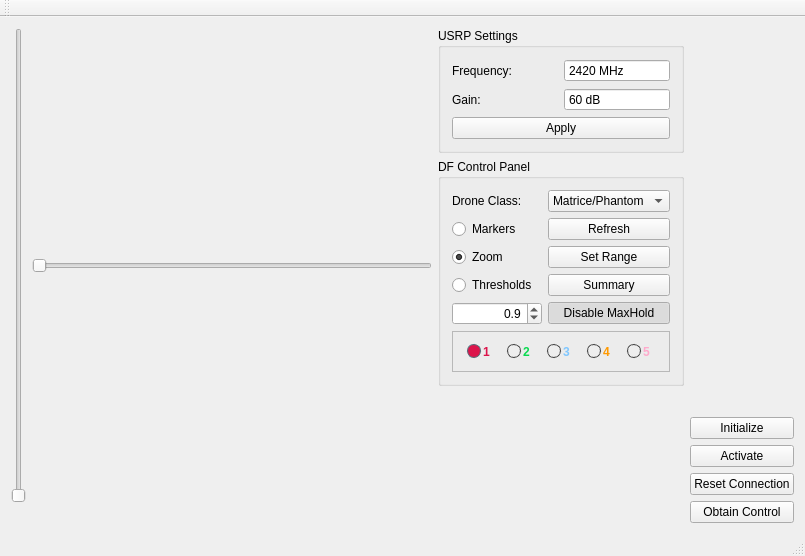
<?xml version="1.0" encoding="UTF-8"?>
<ui version="4.0">
 <class>MainView</class>
 <widget class="QMainWindow" name="MainView">
  <property name="geometry">
   <rect>
    <x>0</x>
    <y>0</y>
    <width>805</width>
    <height>556</height>
   </rect>
  </property>
  <property name="windowTitle">
   <string>MainView</string>
  </property>
  <widget class="QWidget" name="centralWidget">
   <layout class="QHBoxLayout" name="horizontalLayout">
    <item>
     <layout class="QVBoxLayout" name="analysisLayout">
      <item>
       <layout class="QVBoxLayout" name="spectrumPlotLayout"/>
      </item>
      <item>
       <layout class="QGridLayout" name="polarPlotLayout">
        <item row="0" column="1">
         <widget class="QSlider" name="slider_add">
          <property name="minimum">
           <number>40</number>
          </property>
          <property name="maximum">
           <number>500</number>
          </property>
          <property name="orientation">
           <enum>Qt::Horizontal</enum>
          </property>
          <property name="invertedAppearance">
           <bool>false</bool>
          </property>
         </widget>
        </item>
        <item row="0" column="0">
         <widget class="QSlider" name="slider_product">
          <property name="minimum">
           <number>1</number>
          </property>
          <property name="maximum">
           <number>100</number>
          </property>
          <property name="orientation">
           <enum>Qt::Vertical</enum>
          </property>
         </widget>
        </item>
       </layout>
      </item>
      <item>
       <spacer name="horizontalSpacer">
        <property name="orientation">
         <enum>Qt::Horizontal</enum>
        </property>
        <property name="sizeHint" stdset="0">
         <size>
          <width>40</width>
          <height>20</height>
         </size>
        </property>
       </spacer>
      </item>
     </layout>
    </item>
    <item>
     <layout class="QVBoxLayout" name="configLayout">
      <item>
       <widget class="QGroupBox" name="usrpBox">
        <property name="title">
         <string>USRP Settings</string>
        </property>
        <layout class="QGridLayout" name="gridLayout">
         <item row="1" column="0">
          <widget class="QLabel" name="lbl_gain">
           <property name="text">
            <string>Gain:</string>
           </property>
          </widget>
         </item>
         <item row="1" column="1">
          <widget class="QDoubleSpinBox" name="sb_gain">
           <property name="buttonSymbols">
            <enum>QAbstractSpinBox::NoButtons</enum>
           </property>
           <property name="suffix">
            <string> dB</string>
           </property>
           <property name="decimals">
            <number>0</number>
           </property>
           <property name="minimum">
            <double>1.000000000000000</double>
           </property>
           <property name="maximum">
            <double>70.000000000000000</double>
           </property>
           <property name="value">
            <double>60.000000000000000</double>
           </property>
          </widget>
         </item>
         <item row="0" column="1">
          <widget class="QDoubleSpinBox" name="sb_frequency">
           <property name="buttonSymbols">
            <enum>QAbstractSpinBox::NoButtons</enum>
           </property>
           <property name="suffix">
            <string> MHz</string>
           </property>
           <property name="decimals">
            <number>0</number>
           </property>
           <property name="minimum">
            <double>70.000000000000000</double>
           </property>
           <property name="maximum">
            <double>6000.000000000000000</double>
           </property>
           <property name="value">
            <double>2420.000000000000000</double>
           </property>
          </widget>
         </item>
         <item row="0" column="0">
          <widget class="QLabel" name="lbl_frequency">
           <property name="text">
            <string>Frequency:</string>
           </property>
          </widget>
         </item>
         <item row="2" column="0" colspan="2">
          <widget class="QPushButton" name="btn_apply">
           <property name="text">
            <string>Apply</string>
           </property>
          </widget>
         </item>
        </layout>
       </widget>
      </item>
      <item>
       <widget class="QGroupBox" name="dfControlBox">
        <property name="title">
         <string>DF Control Panel</string>
        </property>
        <layout class="QGridLayout" name="gridLayout_2">
         <item row="0" column="1">
          <widget class="QComboBox" name="cb_droneClassSelect">
           <item>
            <property name="text">
             <string>Matrice/Phantom</string>
            </property>
           </item>
           <item>
            <property name="text">
             <string>Mavic/Spark</string>
            </property>
           </item>
           <item>
            <property name="text">
             <string>Planer</string>
            </property>
           </item>
          </widget>
         </item>
         <item row="0" column="0">
          <widget class="QLabel" name="lbl_droneClassSelect">
           <property name="text">
            <string>Drone Class:</string>
           </property>
          </widget>
         </item>
         <item row="1" column="0">
          <widget class="QRadioButton" name="rb_markersMode">
           <property name="text">
            <string>Markers</string>
           </property>
           <property name="checked">
            <bool>false</bool>
           </property>
           <attribute name="buttonGroup">
            <string notr="true">bgr_modes</string>
           </attribute>
          </widget>
         </item>
         <item row="4" column="1">
          <widget class="QPushButton" name="btn_maxHold">
           <property name="text">
            <string>Disable MaxHold</string>
           </property>
           <property name="checkable">
            <bool>true</bool>
           </property>
           <property name="checked">
            <bool>true</bool>
           </property>
          </widget>
         </item>
         <item row="2" column="1">
          <widget class="QPushButton" name="btn_btnSetRange">
           <property name="text">
            <string>Set Range</string>
           </property>
          </widget>
         </item>
         <item row="2" column="0">
          <widget class="QRadioButton" name="rb_zoomMode">
           <property name="text">
            <string>Zoom</string>
           </property>
           <property name="checked">
            <bool>true</bool>
           </property>
           <attribute name="buttonGroup">
            <string notr="true">bgr_modes</string>
           </attribute>
          </widget>
         </item>
         <item row="1" column="1">
          <widget class="QPushButton" name="btn_refresh">
           <property name="text">
            <string>Refresh</string>
           </property>
          </widget>
         </item>
         <item row="6" column="0" colspan="2">
          <widget class="QFrame" name="markersFrame">
           <property name="frameShape">
            <enum>QFrame::StyledPanel</enum>
           </property>
           <property name="frameShadow">
            <enum>QFrame::Plain</enum>
           </property>
           <property name="midLineWidth">
            <number>1</number>
           </property>
           <layout class="QHBoxLayout" name="horizontalLayout_2">
            <item>
             <widget class="QRadioButton" name="rb_marker1">
              <property name="font">
               <font>
                <weight>75</weight>
                <bold>true</bold>
               </font>
              </property>
              <property name="styleSheet">
               <string notr="true">QRadioButton {
	color: #dc144b;
	padding: 1px 7px 1px 3px;
	spacing: 2px;
}

QRadioButton::indicator::unchecked {
	background-color: #EEEEEE;
	border: 1px solid #424242;
	border-radius: 7px;
}

QRadioButton::indicator::checked {
	background-color: #dc144b;
	border: 1px solid #536d79;
	border-radius: 7px;
}</string>
              </property>
              <property name="text">
               <string>1</string>
              </property>
              <property name="checked">
               <bool>true</bool>
              </property>
              <attribute name="buttonGroup">
               <string notr="true">bgr_markers</string>
              </attribute>
             </widget>
            </item>
            <item>
             <widget class="QRadioButton" name="rb_marker2">
              <property name="font">
               <font>
                <weight>75</weight>
                <bold>true</bold>
               </font>
              </property>
              <property name="styleSheet">
               <string notr="true">QRadioButton {
	color: #0bda51;
	padding: 1px 7px 1px 3px;
	spacing: 2px;
}

QRadioButton::indicator::unchecked {
	background-color: #EEEEEE;
	border: 1px solid #424242;
	border-radius: 7px;
}

QRadioButton::indicator::checked {
	background-color: #0bda51;
	border: 1px solid #536d79;
	border-radius: 7px;
}</string>
              </property>
              <property name="text">
               <string>2</string>
              </property>
              <attribute name="buttonGroup">
               <string notr="true">bgr_markers</string>
              </attribute>
             </widget>
            </item>
            <item>
             <widget class="QRadioButton" name="rb_marker3">
              <property name="font">
               <font>
                <weight>75</weight>
                <bold>true</bold>
               </font>
              </property>
              <property name="styleSheet">
               <string notr="true">QRadioButton {
	color: #7fc7ff;
	padding: 1px 7px 1px 3px;
	spacing: 2px;
}

QRadioButton::indicator::unchecked {
	background-color: #EEEEEE;
	border: 1px solid #424242;
	border-radius: 7px;
}

QRadioButton::indicator::checked {
	background-color: #7fc7ff;
	border: 1px solid #536d79;
	border-radius: 7px;
}</string>
              </property>
              <property name="text">
               <string>3</string>
              </property>
              <attribute name="buttonGroup">
               <string notr="true">bgr_markers</string>
              </attribute>
             </widget>
            </item>
            <item>
             <widget class="QRadioButton" name="rb_marker4">
              <property name="font">
               <font>
                <weight>75</weight>
                <bold>true</bold>
               </font>
              </property>
              <property name="styleSheet">
               <string notr="true">QRadioButton {
	color: #ff9900;
	padding: 1px 7px 1px 3px;
	spacing: 2px;
}

QRadioButton::indicator::unchecked {
	background-color: #EEEEEE;
	border: 1px solid #424242;
	border-radius: 7px;
}

QRadioButton::indicator::checked {
	background-color: #ff9900;
	border: 1px solid #536d79;
	border-radius: 7px;
}</string>
              </property>
              <property name="text">
               <string>4</string>
              </property>
              <attribute name="buttonGroup">
               <string notr="true">bgr_markers</string>
              </attribute>
             </widget>
            </item>
            <item>
             <widget class="QRadioButton" name="rb_marker5">
              <property name="font">
               <font>
                <weight>75</weight>
                <bold>true</bold>
               </font>
              </property>
              <property name="styleSheet">
               <string notr="true">QRadioButton {
	color: #ffaacc;
	padding: 1px 7px 1px 3px;
	spacing: 2px;
}

QRadioButton::indicator::unchecked {
	background-color: #EEEEEE;
	border: 1px solid #424242;
	border-radius: 7px;
}

QRadioButton::indicator::checked {
	background-color: #ffaacc;
	border: 1px solid #536d79;
	border-radius: 7px;
}</string>
              </property>
              <property name="text">
               <string>5</string>
              </property>
              <attribute name="buttonGroup">
               <string notr="true">bgr_markers</string>
              </attribute>
             </widget>
            </item>
           </layout>
          </widget>
         </item>
         <item row="3" column="1">
          <widget class="QPushButton" name="btn_amMode">
           <property name="text">
            <string>Summary</string>
           </property>
           <property name="checkable">
            <bool>true</bool>
           </property>
          </widget>
         </item>
         <item row="3" column="0">
          <widget class="QRadioButton" name="rb_thresholdMode">
           <property name="text">
            <string>Thresholds</string>
           </property>
           <attribute name="buttonGroup">
            <string notr="true">bgr_modes</string>
           </attribute>
          </widget>
         </item>
         <item row="4" column="0">
          <widget class="QDoubleSpinBox" name="sb_expCoeff">
           <property name="alignment">
            <set>Qt::AlignRight|Qt::AlignTrailing|Qt::AlignVCenter</set>
           </property>
           <property name="decimals">
            <number>1</number>
           </property>
           <property name="minimum">
            <double>0.100000000000000</double>
           </property>
           <property name="maximum">
            <double>1.000000000000000</double>
           </property>
           <property name="singleStep">
            <double>0.100000000000000</double>
           </property>
           <property name="value">
            <double>0.900000000000000</double>
           </property>
          </widget>
         </item>
        </layout>
       </widget>
      </item>
      <item>
       <spacer name="verticalSpacer">
        <property name="orientation">
         <enum>Qt::Vertical</enum>
        </property>
        <property name="sizeHint" stdset="0">
         <size>
          <width>20</width>
          <height>40</height>
         </size>
        </property>
       </spacer>
      </item>
     </layout>
    </item>
    <item>
     <layout class="QVBoxLayout" name="aircraftLayout">
      <item>
       <spacer name="verticalSpacer_2">
        <property name="orientation">
         <enum>Qt::Vertical</enum>
        </property>
        <property name="sizeHint" stdset="0">
         <size>
          <width>20</width>
          <height>40</height>
         </size>
        </property>
       </spacer>
      </item>
      <item>
       <widget class="QPushButton" name="btn_testInit">
        <property name="text">
         <string>Initialize</string>
        </property>
       </widget>
      </item>
      <item>
       <widget class="QPushButton" name="btn_testActivate">
        <property name="text">
         <string>Activate</string>
        </property>
       </widget>
      </item>
      <item>
       <widget class="QPushButton" name="btn_testReset">
        <property name="text">
         <string>Reset Connection</string>
        </property>
       </widget>
      </item>
      <item>
       <widget class="QPushButton" name="btn_testControl">
        <property name="text">
         <string>Obtain Control</string>
        </property>
       </widget>
      </item>
     </layout>
    </item>
   </layout>
  </widget>
  <widget class="QMenuBar" name="menuBar">
   <property name="geometry">
    <rect>
     <x>0</x>
     <y>0</y>
     <width>805</width>
     <height>20</height>
    </rect>
   </property>
  </widget>
  <widget class="QToolBar" name="mainToolBar">
   <attribute name="toolBarArea">
    <enum>TopToolBarArea</enum>
   </attribute>
   <attribute name="toolBarBreak">
    <bool>false</bool>
   </attribute>
  </widget>
  <widget class="QStatusBar" name="statusBar"/>
 </widget>
 <layoutdefault spacing="6" margin="11"/>
 <resources/>
 <connections/>
 <buttongroups>
  <buttongroup name="bgr_markers"/>
  <buttongroup name="bgr_modes"/>
 </buttongroups>
</ui>
